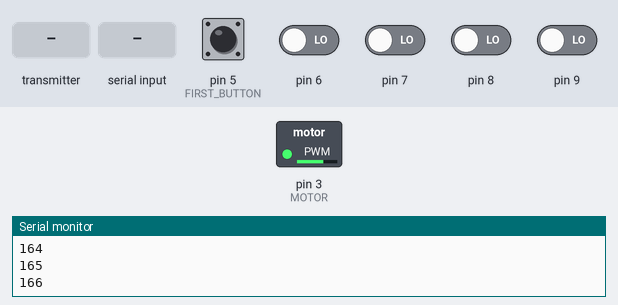
A sketch run on a simulated Arduino Uno, built with avr-gcc and run on an emulated ATmega328P. Shown: switched loads named in the sketch (green lamp = pin HIGH), the last lines printed to the serial monitor. Wiring (inferred from the names in the program): DS1307 clock at I2C address 0x68. The inputs (shaded band) are chosen by the test bench; at power-on: pin 5 (FIRST_BUTTON), pin 6–9 LOW. The local clock reads 2024-03-15 10:24:30 at power-on unless the sketch sets it; random numbers use the default seed unless the sketch sets one; no radio packets arrive unless stated.

Above: at 1.25 s.
1.3 s: pin 7 driven HIGH
4.3 s: pin 6 driven HIGH
5.8 s: pin 8 driven HIGH
8.8 s: pin 9 driven HIGH
At 9.97 s:
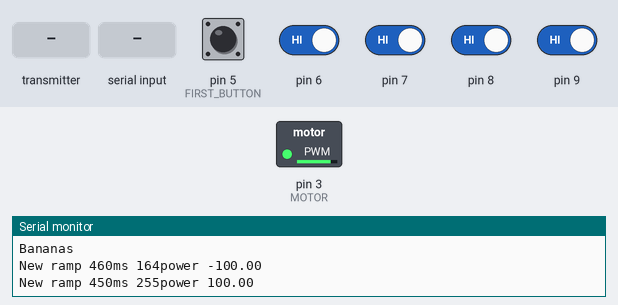
11.8 s: the transmitter starts sending mirfData = 512
At 12.04 s:
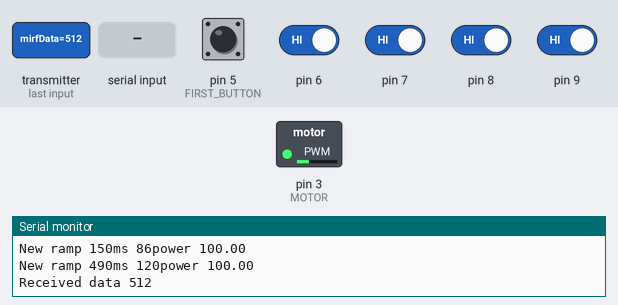
14.8 s: "+" received over Serial
At 15.79 s:
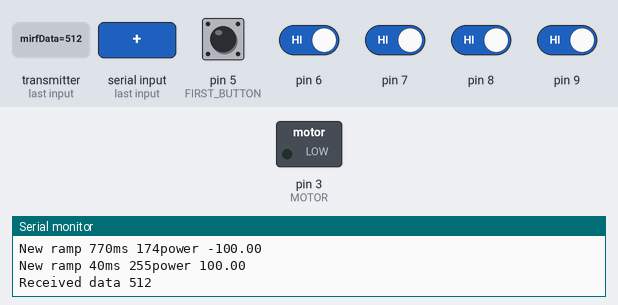
Timing chart, 0 to 18.8 s (numbered marks = the images above; inputs shaded):
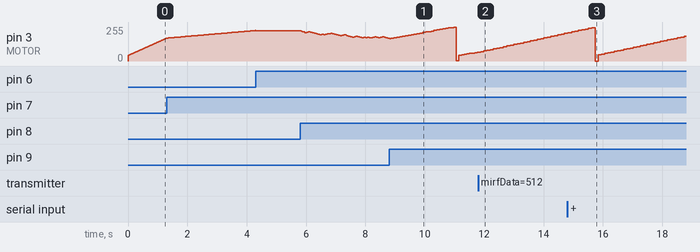

The sketch:

ExploMobile.ino
```cpp
/*
*/

#include <SPI.h>
#include <Wire.h>

#include "RadioCommon.h"
#include "RTC.h"
#include "nRF24L01.h"
#include "RF24.h"

#define MOTOR         3
#define MOTOR_MAX     255
#define MOTOR_MIN     42

#define START_TIME    9
#define END_TIME      21

#define AUTO_OFF      5   // in minutes

#define DEFAULT_RAMP    100    // Meaning this change in power per second
#define BANANAS_CHANGE_TIME  13000

#define FIRST_BUTTON  5
#define ANY_BUTTON    (FIRST_BUTTON+0)
#define BUTTON_A      (FIRST_BUTTON+1)
#define BUTTON_B      (FIRST_BUTTON+2)
#define BUTTON_C      (FIRST_BUTTON+3)
#define BUTTON_D      (FIRST_BUTTON+4)
#define BUTTONS       5

byte modes[] = {0, 47, 120, 170, 255};

// Set up nRF24L01 radio on SPI bus plus pins 9 & 10
// First = CE. Second = CS
RF24 radio(2, 10);

byte lastReportedMinute = 100;

void setup() {
  digitalWrite(MOTOR, LOW);
  pinMode(MOTOR, OUTPUT);

  RTCStart();
  Serial.begin(9600);           // set up Serial library at 9600 bps
  printf_begin();

  START_RADIO(radio, RADIO_MOBILE);
  radio.printDetails();

  startBananas();
}

int motorPower = MOTOR_MIN;
unsigned long mirfData;
byte inByte;
byte buttonState = 0;
long debounce = 0;
int mode = -1;
boolean bananas = false;
long bananasTargetTime;

long offTargetTime = 0;
long rampTargetTime;
long rampStartTime;
byte rampStartMotor;
byte rampTargetMotor;
double rampMotorDelta;

boolean sleeping = false;

#define SPEED_UP    { rampTargetTime = 0; mode = -1; bananas = false; if (motorPower == 0) motorPower = MOTOR_MIN; else if (motorPower < MOTOR_MAX) motorPower++; rampTargetMotor = motorPower; Serial.println(motorPower); }
#define SPEED_DOWN  { rampTargetTime = 0; mode = -1; bananas = false; if (motorPower > MOTOR_MIN) motorPower--; else motorPower = 0; rampTargetMotor = motorPower; Serial.println(motorPower); };

int serial_putc( char c, FILE * )  {
  Serial.write( c );
  return c;
}

void printf_begin(void) {
  fdevopen( &serial_putc, 0 );
}

long rampChange(int motor) {
  if (motor == motorPower) {
    rampTargetTime = 0;
    return millis();
  }
  rampStartMotor = motorPower;
  rampTargetMotor = motor;

  long time = (long)motor - (long)motorPower;
  // Don' use any other operation inside of abs. See doc.
  time = 1000 * abs(time) / DEFAULT_RAMP;

  rampMotorDelta = (double)((int)rampTargetMotor - (int)rampStartMotor) / (double)time;
  rampStartTime = millis();
  rampTargetTime = rampStartTime + time;
  Serial.print("New ramp ");
  Serial.print(time);
  Serial.print("ms ");
  Serial.print(rampTargetMotor);
  Serial.print("power ");
  Serial.println(rampMotorDelta * 1000);
  return rampTargetTime;
}

void bananasChange() {
  bananasTargetTime = rampChange(random(MOTOR_MIN, MOTOR_MAX + 1)) + BANANAS_CHANGE_TIME;
}

void startBananas() {
  Serial.println("Bananas");
  mode = -1;
  bananas = true;
  randomSeed(second+millis());
  bananasChange();
}

void loop() {
  RTCGetDateDs1307();
  if (lastReportedMinute != minute) {
    RTCPrintDateToSerial();
    lastReportedMinute = minute;
  }

  if ((hour >= END_TIME || hour < START_TIME) && offTargetTime == 0 && motorPower != 0 && rampTargetMotor != 0) {
    Serial.println("Auto-off on");
    offTargetTime = millis() + AUTO_OFF * 60000;
  }

  if (offTargetTime > 0 && millis() > offTargetTime) {
    Serial.println("Auto-off");
    offTargetTime = 0;
    bananas = false;
    mode = -1;
    rampChange(0);
    sleeping = true;
  }

  if (sleeping && hour == START_TIME) {
    sleeping = false;
    startBananas();
  }

  if (bananas && millis() > bananasTargetTime) {
    bananasChange();
  }

  if (rampTargetTime > 0 && rampTargetMotor != motorPower) {
    long deltaTime = millis() - rampStartTime;
    byte newMotorPower = rampStartMotor + (byte)(deltaTime * rampMotorDelta);
    if (newMotorPower != motorPower) {
      motorPower = newMotorPower;
      Serial.println(motorPower);
    }
  }
  analogWrite(MOTOR, motorPower);

  byte newButtonState = 0;
  for (byte i=0; i<BUTTONS;i++) {
    newButtonState <<= 1;
    if (digitalRead(FIRST_BUTTON+i)) {
      newButtonState |= 1;
    }
  }

  byte change = newButtonState ^ buttonState;
  if (change) {
    debounce = millis();

    // Button A
    if ((change & B1000) && (newButtonState & B1000)) {
      SPEED_DOWN
    }

    // Button B
    if ((change & B0100) && (newButtonState & B0100)) {
      SPEED_UP
    }

    // Button C
    if ((change & B0010) && (newButtonState & B0010)) {
      startBananas();
    }

    // Button D
    if ((change & B0001) && (newButtonState & B0001)) {
      bananas = false;
      if (mode == -1) {
        for (byte i=0;i<sizeof(modes)/sizeof(byte);i++) {
          if (motorPower < modes[i]) {
            mode = i;
            break;
          }
        }
      } else {
        if (++mode >= sizeof(modes)/sizeof(byte)) mode = 0;
      }
      rampChange(modes[mode]);
    }

    buttonState = newButtonState;
  } else if (buttonState & B1100) {   // Only repeat for button A and B
    if (millis() - debounce > 50) {
      buttonState = 0;
    }
  }

  if (Serial.available()) {  // Look for char in serial que and process if found
    int command = Serial.read();
    switch (command) {
      case 'T':      //If command = "T" Set Date
        RTCSetDateDs1307();
        Serial.println("time");
        RTCGetDateDs1307();
        RTCPrintDateToSerial();
        break;

      case '+':
        Serial.println("Received +");
        SPEED_UP
        break;

      case '-':
        Serial.println("Received -");
        SPEED_DOWN
        break;

      case 'B':
      case 'b':
        startBananas();
        break;

      case 'S':
      case 's':
        bananas = false;
        rampChange(Serial.parseInt());
        break;

      default:
        Serial.print("Received command ");
        Serial.println(command);
    }
  }

  if (radio.available()) {
    radio.read((byte *)&mirfData, sizeof(unsigned long));
    inByte = mirfData & 0xFF;
    switch (inByte) {
      case '+':
        Serial.println("Received +");
        SPEED_UP
        break;

      case '-':
        Serial.println("Received -");
        SPEED_DOWN
        break;

      case 'T':
        Serial.println("Received Speed");
        mode = -1;
        bananas = false;
        rampChange(constrain((mirfData >> 8) & 0xFF, MOTOR_MIN, MOTOR_MAX));
        break;

      case 'B':
        Serial.println("Received Bananas");
        startBananas();
        break;

      default:
        Serial.print("Received data ");
        Serial.println(mirfData);
    }
  }
}
```
